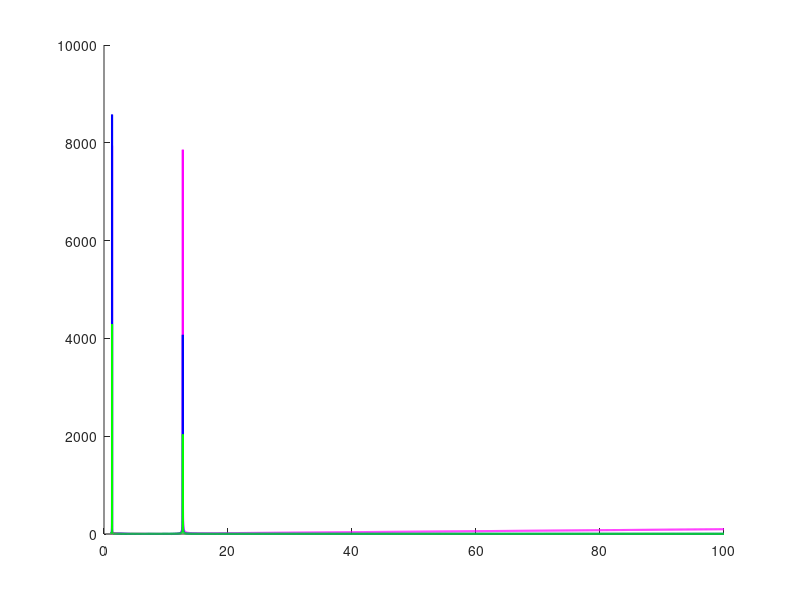

Here is the MATLAB script that generated this plot: (Note: this script raises an error after producing the figure.)
clf, clc, clearvars, close all
x = logspace(-2, 2, 10000);

Tx = abs((x .* exp(x) - 2 .* exp(x) - 3 * x.^5) ./ (exp(x) - x.^5));
Ka1 = 1 + 3.*abs(exp(x)./(exp(x) - x.^5)) + abs(x.^5 ./ (exp(x) - x.^5));
Ka2 = 3 + abs(exp(x) ./ (exp(x) - x.^5))+ abs(x.^5 ./ (exp(x) - x.^5));


hold on;
plot(x, Tx, 'Color', 'magenta', 'LineWidth', 1.5);
plot(x, Ka1, 'Color', 'blue', 'LineWidth',1.5);
plot(x, Ka2, 'Color', 'green', 'LineWidth',1.5);
xscale('log')
yscale('log')
legend('Tx', 'Ka1', 'Ka2'), xlabel('x'), ylabel('δ'), title('Task 5')

% Save A2 plot as a JPEG file
exportgraphics(gcf, 'Task5.jpg', 'Resolution', 2000);